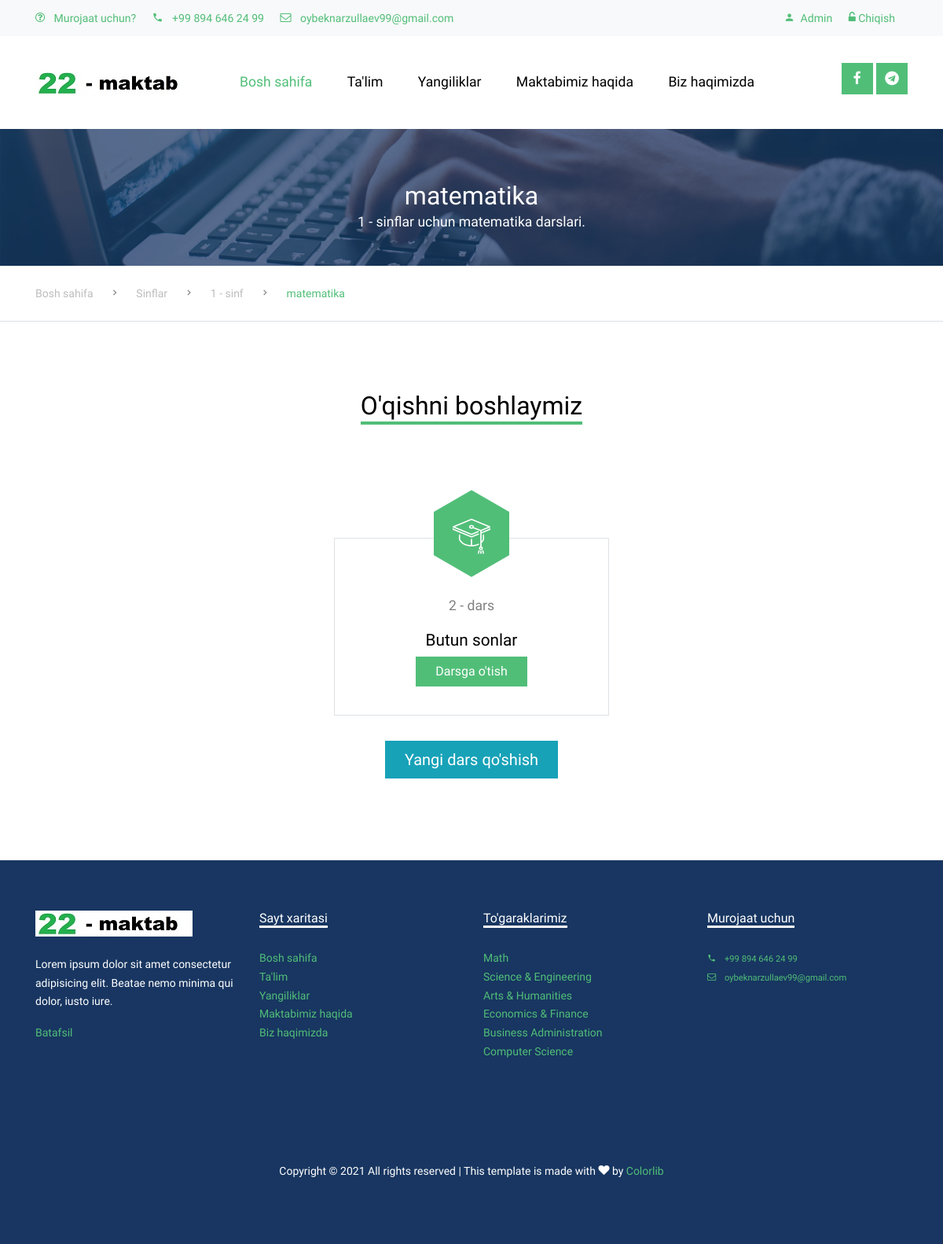
The page /curriculum/1-sinf/matematika/ (signed in) on the database as committed earlier.
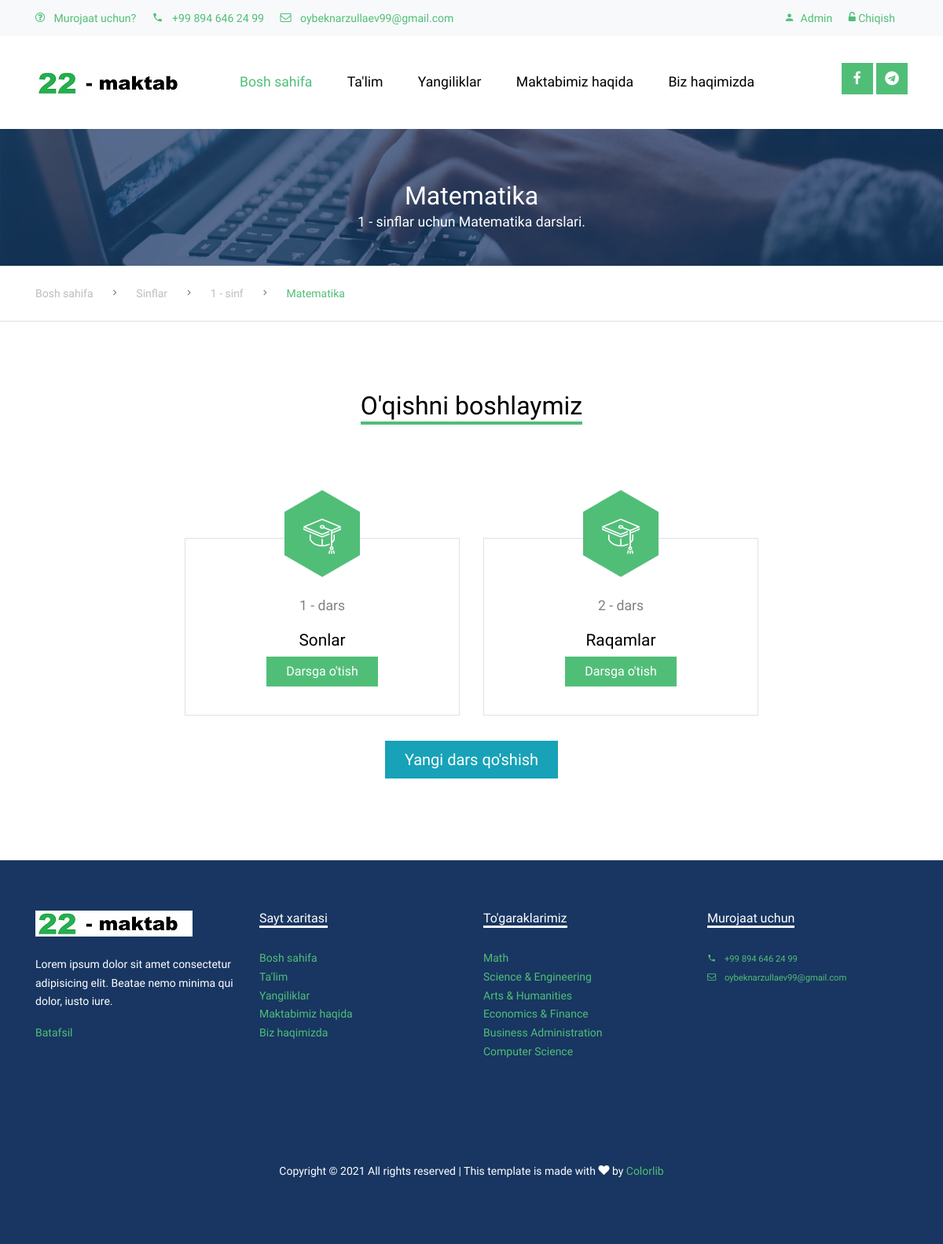
The same page on the database as committed later.
### curriculum/models.py (models this page shows, shortened)
class Subject(models.Model):
    name = models.CharField(max_length=100)
    slug = models.SlugField(null=True, blank=True)
    standard = models.ForeignKey(Standard, on_delete=models.CASCADE, related_name='subjects')
    image = models.ImageField(upload_to=save_subject_image, blank=True, verbose_name='Subject Image')
    description = models.TextField(max_length=500, blank=True)

class Standard(models.Model):
    name = models.CharField(max_length=100, unique=True)
    slug = models.SlugField(null=True, blank=True)
    description = models.TextField(max_length=500, blank=True)
    def __str__(self):
        return self.name

class Lesson(models.Model):
    Standard = models.ForeignKey(Standard, on_delete=models.CASCADE)
    created_by = models.ForeignKey(User, on_delete=models.CASCADE)
    created_at = models.DateTimeField(auto_now_add=True)
    subject = models.ForeignKey(Subject, on_delete=models.CASCADE, related_name='lessons')
    name = models.CharField(max_length=250)
    position = models.PositiveSmallIntegerField(verbose_name="Chapter no.")
    slug = models.SlugField(null=True, blank=True)
    video = models.FileField(upload_to=save_lesson_files, verbose_name="Video", blank=True, null=True)
    ppt = models.FileField(upload_to=save_lesson_files, verbose_name="Presentations", blank=True)
    Notes = models.FileField(upload_to=save_lesson_files, verbose_name="Notes", blank=True)
    class Meta:
        ordering = ['position']

### curriculum/views.py (the view)
# urls.py: path('<str:standard>/<slug:slug>/', views.LessonListView.as_view(), name='lesson_list'),
class LessonListView(DetailView):
    context_object_name = 'subjects'
    model = Subject
    template_name = 'curriculum/lesson_list_view.html'

### curriculum/templates/curriculum/lesson_list_view.html (shortened to what this page needs)
{% extends 'base.html' %}
{% load static %}
{% block content %}
{% if user.is_authenticated %}
<div class="site-section ftco-subscribe-1 site-blocks-cover pb-4"
    style="background-image: url('{% static 'images/bg_1.jpg' %}')">
    <div class="container">
        <div class="row align-items-end justify-content-center text-center">
            <div class="col-lg-7">
                <h2 class="mb-0">{{subjects.name}}</h2>
                <p>{{subjects.standard}}lar uchun {{subjects.name}} darslari.</p>
            </div>
        </div>
    </div>
</div>
<div class="custom-breadcrumns border-bottom">
    <div class="container">
        <a href="{% url 'index' %}">Bosh sahifa</a>
        <span class="mx-3 icon-keyboard_arrow_right"></span>
        <a href="{% url 'curriculum:standard_list' %}">Sinflar</a>
        <span class="mx-3 icon-keyboard_arrow_right"></span>
        <a href="{% url 'curriculum:subject_list' slug=subjects.standard.slug %}">{{subjects.standard}}</a>
        <span class="mx-3 icon-keyboard_arrow_right"></span>
        <span class="current">{{subjects.name}}</span>
    </div>
</div>
<div class="site-section">
    <div class="container">
        <div class="row mb-5 justify-content-center text-center">
            <div class="col-lg-4 mb-5">
                <h2 class="section-title-underline mb-5">
                    <span>O'qishni boshlaymiz</span>
                </h2>
            </div>
        </div>
        <div class="row justify-content-center">
            {% if subjects.lessons.all %}
            {% for lesson in subjects.lessons.all %}
            <div class="col-lg-4 col-md-6 mb-4 mb-lg-0">
                <div class="feature-1 border" style="margin-bottom: 2rem">
                    <div class="icon-wrapper bg-primary">
                        <span class="flaticon-mortarboard text-white"></span>
                    </div>
                    <div class="feature-1-content">
                        <p>{{lesson.position}} - dars</p>
                        <h2>{{lesson.name}}</h2>
                        {% if user.is_authenticated %}
                        <p>
                            <a href="{% url 'curriculum:lesson_detail' slug=lesson.slug subject=subjects.slug standard=lesson.Standard.slug %}"
                                class="btn btn-primary px-4 rounded-0">Darsga o'tish</a>
                        </p>
                        {% else %}
                        <p>
                            <a href="{% url 'user_login' %}" class="btn btn-primary px-4 rounded-0">Darsga o'tish</a>
                        </p>
                        {% endif %}
                    </div>
                </div>
            </div>
            {% endfor %}
            {% endif %}
        </div>
        <div class="row d-flex justify-content-center mb-3">
            {% if user.userprofileinfo.user_type == 'teacher' or user.is_superuser %}
            <a href="{% url 'curriculum:lesson_create' standard=subjects.standard.slug slug=subjects.slug %}"><button
                    type="button" class="btn btn-info px-4 rounded-0 btn-lg"> Yangi dars qo'shish </button> </a>
            {% endif %}
        </div>
    </div>
</div>
{% else %}
<div>
    <h1 style="text-align: center;">Tizimga kirmagansiz!</h1>
</div>
{% endif %}
{%endblock%}

Rows that differ between the two databases and show on the page:
removed Subject: name "matematika", standard "1 - sinf"
removed Lesson: position "2", name "Butun sonlar"
added Subject: name "Matematika", standard "1 - sinf"
added Lesson: position "1", name "Sonlar"
added Lesson: position "2", name "Raqamlar"
